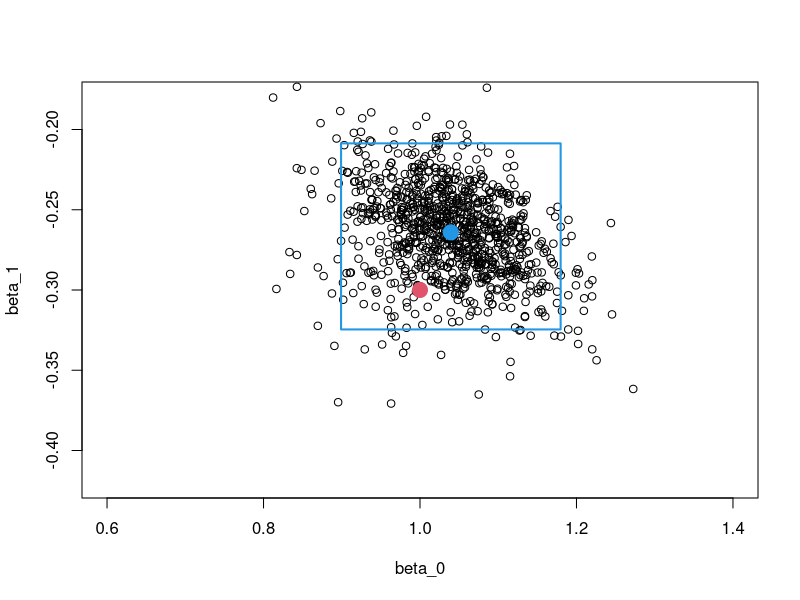
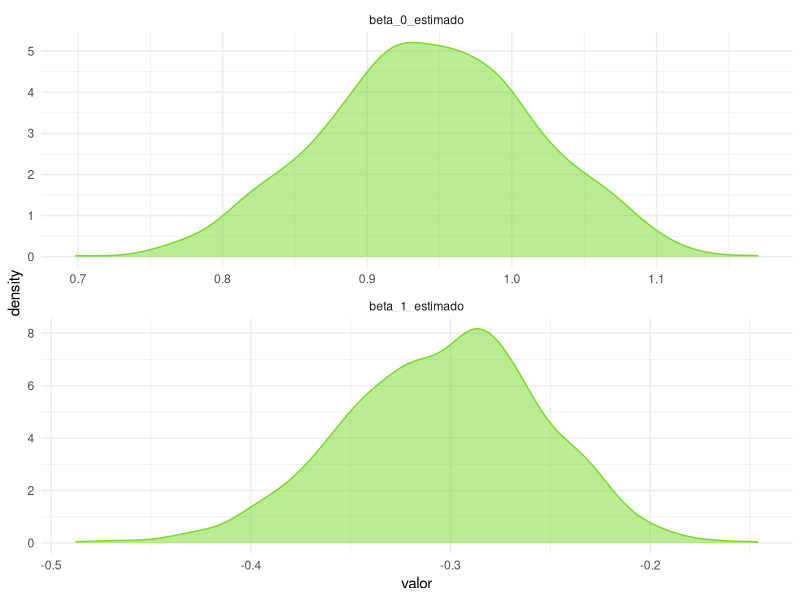
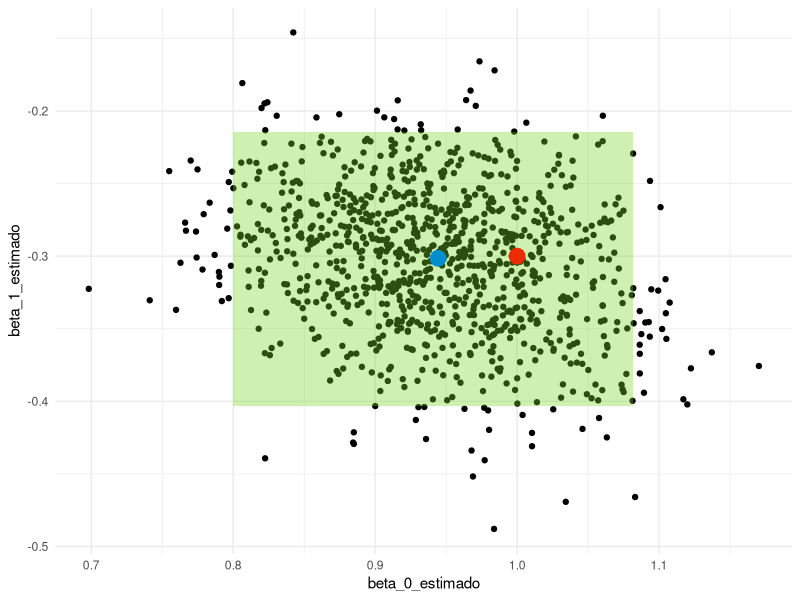

Source code (R) for these figures, in order:
# Hacemos un bootstrapping para nuestra regresion lineal. -----------------


# Bootstrapping -----------------------------------------------------------


tamano_muestral <- 23
iteraciones <- 1000
beta_0 <- 1
beta_1 <- -0.3
desv_est_error <- 0.5

genera_x <- function(n) seq(-3, 3, length.out = n)

genera_y <- function(x, beta_0, beta_1){
  beta_1*x + beta_0 + rnorm(length(x), 0, desv_est_error)
}

datos_x <- genera_x(tamano_muestral)
datos_y <- genera_y(datos_x, beta_0, beta_1)


lm(datos_y ~ datos_x) -> modelo
coefficients(modelo) -> coeficientes_muestrales
summary(modelo)
confint(modelo)

beta_0_estimado <- beta_1_estimado <- vector()

for(i in seq_len(iteraciones)){
  muestra <- sample(seq_along(datos_x), length(datos_x), replace = TRUE)
  muestra_x <- datos_x[muestra]
  muestra_y <- datos_y[muestra]
  lm(muestra_y ~ muestra_x) -> modelo
  coeficientes <- coefficients(modelo)
  beta_0_estimado[i] <- coeficientes[1]
  beta_1_estimado[i] <- coeficientes[2]
}


data.frame(
  limite = c("LI", "LS"),
  beta_0 = quantile(beta_0_estimado, c(0.025, 0.975)),
  beta_1 = quantile(beta_1_estimado, c(0.025, 0.975))
) -> intervalo_bootstrapping

intervalo_bootstrapping

plot(beta_0, beta_1)

points(beta_0_estimado, beta_1_estimado)
points(coeficientes_muestrales[1], coeficientes_muestrales[2], pch = 20, col = 4, cex = 3)
points(beta_0, beta_1, pch = 20, col = 2, cex = 3)
rect(
  intervalo_bootstrapping$beta_0[1], 
  intervalo_bootstrapping$beta_1[1],
  intervalo_bootstrapping$beta_0[2],
  intervalo_bootstrapping$beta_1[2],
  border = 4, lwd = 2)


# Paquetes ----------------------------------------------------------------


library("dplyr")
library("purrr")
library("tidyr", exclude = c("extract"))
library("ggplot2")
library("magrittr")

colores <- c("#78D92A", "#002E4E", "#058ECD", "#ED2B05", "#F4F7F4")

tamano_muestral <- 23
iteraciones <- 1000
beta_0 <- 1
beta_1 <- -0.3
desv_est_error <- 0.5

genera_x <- function(n) seq(-3, 3, length.out = n)

genera_y <- function(x, beta_0, beta_1){
  beta_1*x + beta_0 + rnorm(length(x), 0, desv_est_error)
}

datos_simulados <- tibble(
  x = genera_x(tamano_muestral),
  y = genera_y(datos_x, beta_0, beta_1)
)


lm(y ~ x, data = datos_simulados) -> modelo
coefficients(modelo) -> coeficientes_muestrales
summary(modelo)
confint(modelo)

tibble(
  muestras = replicate(iteraciones, sample_n(datos_simulados, nrow(datos_simulados), replace = TRUE), simplify = FALSE),
  modelos = map(muestras, function(muestra){lm(y~x, data = muestra)}),
  beta_0_estimado = map(modelos, coef) %>% map_dbl(extract, 1),
  beta_1_estimado = map(modelos, coef) %>% map_dbl(extract, 2)
) -> coeficientes

coeficientes %>% 
  select(beta_0_estimado, beta_1_estimado) %>% 
    gather(key = coeficiente, value = valor) %>%
    group_by(coeficiente) %>%
    summarise(
      LI = quantile(valor, 0.025),
      LS = quantile(valor, 0.975)
    ) -> intervalo_bootstrap

coeficientes %>% 
  select(beta_0_estimado, beta_1_estimado) %>% 
  gather(key = coeficiente, value = valor) %>% 
  ggplot +
  aes(x = valor) + 
  geom_density(fill = "#78D92A", alpha = 0.5, colour = "#78D92A") +
  facet_wrap(~coeficiente, nrow = 4,  scales = "free") + 
  theme_minimal()

ggplot() +
  geom_point(
    data = coeficientes, 
    mapping = aes(x = beta_0_estimado, y = beta_1_estimado)
    ) +
  geom_rect(
    data = intervalo_bootstrap, 
    mapping = aes(xmin = LI[[1]], ymin = LI[[2]], xmax = LS[[1]], ymax = LS[[2]]),
    fill = colores[1],
    alpha = 0.2
    ) +
  annotate("point",x = beta_0, y = beta_1, colour = colores[4], size = 5) +
  annotate("point",x = coeficientes_muestrales[1], y = coeficientes_muestrales[2], colour = colores[3], size = 5) +
  theme_minimal()